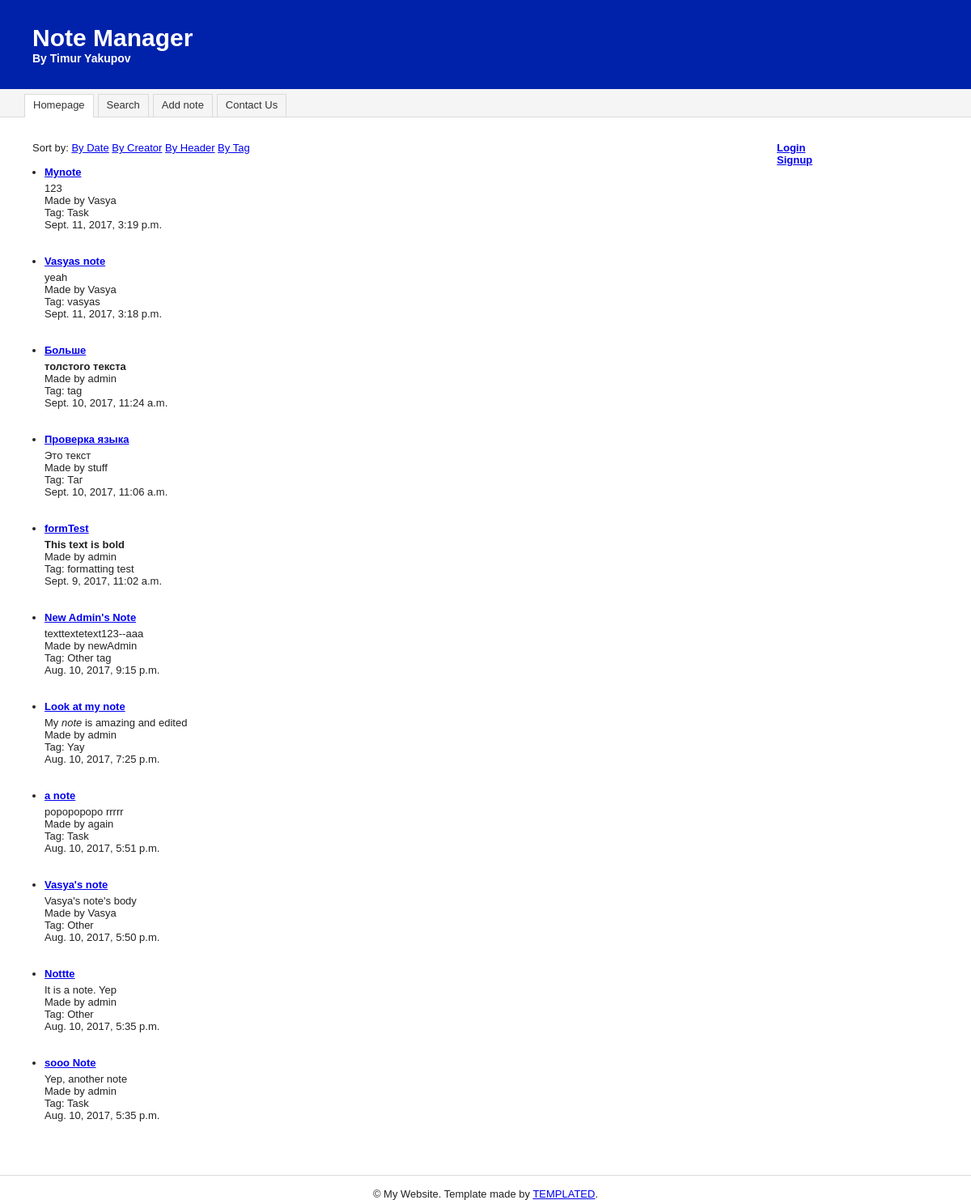
The page /note_manager/ on the database its author committed.
### note_manager/models.py (models this page shows, shortened)
@python_2_unicode_compatible
class Note(models.Model):
    note_header = models.CharField(max_length=30)
    note_body = models.CharField(max_length=200)
    pub_date = models.DateTimeField('date published')
    category = models.ForeignKey(Category, on_delete=models.CASCADE)
    user = models.ForeignKey(User, on_delete=models.CASCADE)
    def was_published_recently(self):
        now = timezone.now()
        return now - datetime.timedelta(days=1) <= self.pub_date <= now
    was_published_recently.admin_order_field = 'pub_date'
    was_published_recently.boolean = True
    was_published_recently.short_description = 'Published recently?'

@python_2_unicode_compatible
class Category(models.Model):
    category_name = models.CharField(max_length=30)
    def __str__(self):
        return self.category_name

### note_manager/views.py (the view)
class IndexView(generic.ListView):
    template_name = 'note_manager/index.html'
    context_object_name = 'latest_note_list'
    def get_queryset(self):
        return Note.objects.filter(pub_date__lte=timezone.now()).order_by('-pub_date')

### note_manager/templates/note_manager/index.html (shortened to what this page needs)
{% extends 'note_manager/base.html' %}
{% block menu %}
<li id="first" class="active"><a href="/note_manager">Homepage</a></li>
<li><a href="/note_manager/search">Search</a></li>
{% if request.user.is_authenticated %}
<li><a href="/note_manager/add">Add note</a></li>
{% else %}
<li><a href="/note_manager/login">Add note</a></li>
{% endif %}
<li><a href="/note_manager/contact">Contact Us</a></li>
{% endblock %}
{% block content %}
Sort by: <a href="/note_manager">By Date</a> <a href="/note_manager/user">By Creator</a>
<a href="/note_manager/note_header">By Header</a> <a href="/note_manager/category">By Tag</a>
<br>
<br>
{% if latest_note_list %}
<ul>
    {% for note in latest_note_list %}
    <h4>
        <li><a href="{% url 'note_manager:detail' note.id %}">{{ note.note_header |safe}}</a></li>
    </h4>
    {{note.note_body | safe}}
    <br>
    Made by {{note.user}}
    <br>
    Tag: {{note.category}}
    <br>
    {{note.pub_date}}
    <br>
    <br>
    <br>
    {% endfor %}
</ul>
{% else %}
<p>No notes are available.</p>
{% endif %}
{% endblock %}

### note_manager/templates/note_manager/base.html (shortened to what this page needs)
<!DOCTYPE html PUBLIC "-//W3C//DTD XHTML 1.0 Strict//EN" "http://www.w3.org/TR/xhtml1/DTD/xhtml1-strict.dtd">
{% load static %}
<html xmlns="http://www.w3.org/1999/xhtml">
<head>
    <link href="{% static 'note_manager/style.css' %}" rel="stylesheet" type="text/css" media="screen"/>
</head>
<body>
<div id="header">
    <h1>Note Manager</h1>
    <h2>By Timur Yakupov</h2>
</div>
<div id="menu">
    <ul>
        {% block menu %}{% endblock %}
    </ul>
</div>
<div id="container">
    <div id="primarycontainer">
        <div id="primarycontent">
            {% block content %}
            {% endblock %}
        </div>
    </div>
    <div id="secondarycontent">
        <h4>{% if request.user.is_authenticated %}Welcome '{{ request.user.username }}'
            <br>
            <a href="/note_manager/logout">Logout</a>
            <br>
            <a href="/note_manager/favourite_list/">Favourite</a>
            <br>
            {% else %}
            <a href="/note_manager/login">Login</a>
            <br>
            <a href="/note_manager/signup">Signup</a>
            {% endif %}
        </h4>
    </div>
    <div class="clearit"></div>
</div>
<div id="footer">
    &copy; My Website. Template made by <a href="http://templated.co" rel="nofollow">TEMPLATED</a>.
</div>
</body>
</html>

### note_manager/static/note_manager/style.css (style rules this page uses)
* { margin: 0px; }
body { font-family: verdana, helvetica, sans-serif; font-size: 13px; padding: 0px; background-color: #ffffff; color: #222222; }
a { background-color: inherit; color: #0000EE; }
ul { list-style: disc; padding-left: 15px; margin-bottom: 15px; }
h4 { font-size: 13px; margin-bottom: 5px; }
#header { background-color: #0022aa; color: #fff; padding: 30px 40px 30px 40px; }
#header h1 { font-size: 30px; }
#header h2 { font-size: 14px; }
#menu { padding: 5px 30px 0px 30px; margin-bottom: 30px; color: #222222; background-color: #f5f5f5; border-bottom: solid 1px #DADADA; }
#menu ul { display: block; position: relative; top: 1px; list-style: none; padding: 0px; margin-bottom: 0px; }
#menu ul li { position: relative; float: left; border: solid 1px #dadada; border-bottom: 0px; margin-right: 5px; }
#menu ul li a { display: block; padding: 5px 10px 8px 10px; text-decoration: none; background-color: inherit; color: #333333; }
#menu ul li.active, #menu ul li.active a, #menu ul li.active a:hover { background-color: #ffffff; color: #333333; }
#container { margin: 0px 40px 0px 40px; }
#primarycontainer { float: left; margin-right: -200px; width: 100%; }
#primarycontent { margin-right: 240px; }
#secondarycontent { float: right; width: 200px; }
#footer { text-align: center; margin: 20px 0px 0px 0px; padding-top: 15px; border-top: solid 1px #DADADA; clear: both; }
.clearit { clear: both; height: 1px; }

### rows shown on the page
Note: note_header "Mynote", note_body "123", user "Vasya", category "Task", pub_date "Sept. 11, 2017, 3:19 p.m."
Note: note_header "Vasyas note", note_body "yeah", user "Vasya", category "vasyas", pub_date "Sept. 11, 2017, 3:18 p.m."
Note: note_header "Больше", note_body "толстого текста", user "admin", category "tag", pub_date "Sept. 10, 2017, 11:24 a.m."
Note: note_header "Проверка языка", note_body "Это текст", user "stuff", category "Таг", pub_date "Sept. 10, 2017, 11:06 a.m."
Note: note_header "formTest", note_body "This text is bold", user "admin", category "formatting test", pub_date "Sept. 9, 2017, 11:02 a.m."
Note: note_header "New Admin's Note", note_body "texttextetext123--aaa", user "newAdmin", category "Other tag", pub_date "Aug. 10, 2017, 9:15 p.m."
Note: note_header "Look at my note", note_body "My note is amazing and edited", user "admin", category "Yay", pub_date "Aug. 10, 2017, 7:25 p.m."
Note: note_header "a note", note_body "popopopopo rrrrr", user "again", category "Task", pub_date "Aug. 10, 2017, 5:51 p.m."
Note: note_header "Vasya's note", note_body "Vasya's note's body", user "Vasya", category "Other", pub_date "Aug. 10, 2017, 5:50 p.m."
Note: note_header "Nottte", note_body "It is a note. Yep", user "admin", category "Other", pub_date "Aug. 10, 2017, 5:35 p.m."
Note: note_header "sooo Note", note_body "Yep, another note", user "admin", category "Task", pub_date "Aug. 10, 2017, 5:35 p.m."
